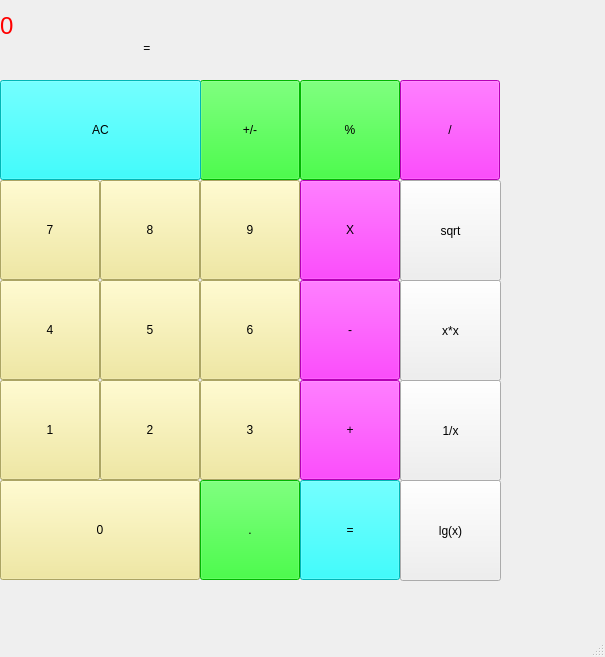
<?xml version="1.0" encoding="UTF-8"?>
<ui version="4.0">
 <class>MainWindow</class>
 <widget class="QMainWindow" name="MainWindow">
  <property name="geometry">
   <rect>
    <x>0</x>
    <y>0</y>
    <width>605</width>
    <height>657</height>
   </rect>
  </property>
  <property name="windowTitle">
   <string>MainWindow</string>
  </property>
  <widget class="QWidget" name="centralwidget">
   <widget class="QPushButton" name="pushButton_0">
    <property name="geometry">
     <rect>
      <x>0</x>
      <y>480</y>
      <width>200</width>
      <height>100</height>
     </rect>
    </property>
    <property name="styleSheet">
     <string notr="true">background:#F0E68C;</string>
    </property>
    <property name="text">
     <string>0</string>
    </property>
   </widget>
   <widget class="QPushButton" name="pushButton_1">
    <property name="geometry">
     <rect>
      <x>0</x>
      <y>380</y>
      <width>100</width>
      <height>100</height>
     </rect>
    </property>
    <property name="styleSheet">
     <string notr="true">background:#F0E68C;</string>
    </property>
    <property name="text">
     <string>1</string>
    </property>
   </widget>
   <widget class="QPushButton" name="pushButton_2">
    <property name="geometry">
     <rect>
      <x>100</x>
      <y>380</y>
      <width>100</width>
      <height>100</height>
     </rect>
    </property>
    <property name="styleSheet">
     <string notr="true">background:#F0E68C;</string>
    </property>
    <property name="text">
     <string>2</string>
    </property>
   </widget>
   <widget class="QPushButton" name="pushButton_3">
    <property name="geometry">
     <rect>
      <x>200</x>
      <y>380</y>
      <width>100</width>
      <height>100</height>
     </rect>
    </property>
    <property name="styleSheet">
     <string notr="true">background:#F0E68C;</string>
    </property>
    <property name="text">
     <string>3</string>
    </property>
   </widget>
   <widget class="QPushButton" name="pushButton_4">
    <property name="geometry">
     <rect>
      <x>0</x>
      <y>280</y>
      <width>100</width>
      <height>100</height>
     </rect>
    </property>
    <property name="styleSheet">
     <string notr="true">background:#F0E68C;</string>
    </property>
    <property name="text">
     <string>4</string>
    </property>
   </widget>
   <widget class="QPushButton" name="pushButton_5">
    <property name="geometry">
     <rect>
      <x>100</x>
      <y>280</y>
      <width>100</width>
      <height>100</height>
     </rect>
    </property>
    <property name="styleSheet">
     <string notr="true">background:#F0E68C;</string>
    </property>
    <property name="text">
     <string>5</string>
    </property>
   </widget>
   <widget class="QPushButton" name="pushButton_6">
    <property name="geometry">
     <rect>
      <x>200</x>
      <y>280</y>
      <width>100</width>
      <height>100</height>
     </rect>
    </property>
    <property name="styleSheet">
     <string notr="true">background:#F0E68C;</string>
    </property>
    <property name="text">
     <string>6</string>
    </property>
   </widget>
   <widget class="QPushButton" name="pushButton_7">
    <property name="geometry">
     <rect>
      <x>0</x>
      <y>180</y>
      <width>100</width>
      <height>100</height>
     </rect>
    </property>
    <property name="styleSheet">
     <string notr="true">background:#F0E68C;</string>
    </property>
    <property name="text">
     <string>7</string>
    </property>
   </widget>
   <widget class="QPushButton" name="pushButton_8">
    <property name="geometry">
     <rect>
      <x>100</x>
      <y>180</y>
      <width>100</width>
      <height>100</height>
     </rect>
    </property>
    <property name="styleSheet">
     <string notr="true">background:#F0E68C;</string>
    </property>
    <property name="text">
     <string>8</string>
    </property>
   </widget>
   <widget class="QPushButton" name="pushButton_9">
    <property name="geometry">
     <rect>
      <x>200</x>
      <y>180</y>
      <width>100</width>
      <height>100</height>
     </rect>
    </property>
    <property name="styleSheet">
     <string notr="true">background:#F0E68C;</string>
    </property>
    <property name="text">
     <string>9</string>
    </property>
   </widget>
   <widget class="QPushButton" name="pushButton_plus">
    <property name="geometry">
     <rect>
      <x>300</x>
      <y>380</y>
      <width>100</width>
      <height>100</height>
     </rect>
    </property>
    <property name="styleSheet">
     <string notr="true">background:#FF00FF;</string>
    </property>
    <property name="text">
     <string>+</string>
    </property>
   </widget>
   <widget class="QPushButton" name="pushButton_minus">
    <property name="geometry">
     <rect>
      <x>300</x>
      <y>280</y>
      <width>100</width>
      <height>100</height>
     </rect>
    </property>
    <property name="styleSheet">
     <string notr="true">background:#FF00FF;</string>
    </property>
    <property name="text">
     <string>-</string>
    </property>
   </widget>
   <widget class="QPushButton" name="pushButton_umnozhit">
    <property name="geometry">
     <rect>
      <x>300</x>
      <y>180</y>
      <width>100</width>
      <height>100</height>
     </rect>
    </property>
    <property name="styleSheet">
     <string notr="true">background:#FF00FF;</string>
    </property>
    <property name="text">
     <string>X</string>
    </property>
   </widget>
   <widget class="QPushButton" name="pushButton_ravno">
    <property name="geometry">
     <rect>
      <x>300</x>
      <y>480</y>
      <width>100</width>
      <height>100</height>
     </rect>
    </property>
    <property name="styleSheet">
     <string notr="true">background:#00FFFF;</string>
    </property>
    <property name="text">
     <string>=</string>
    </property>
   </widget>
   <widget class="QPushButton" name="pushButton_delit">
    <property name="geometry">
     <rect>
      <x>400</x>
      <y>80</y>
      <width>100</width>
      <height>100</height>
     </rect>
    </property>
    <property name="styleSheet">
     <string notr="true">background:#FF00FF;</string>
    </property>
    <property name="text">
     <string>/</string>
    </property>
   </widget>
   <widget class="QPushButton" name="pushButton_dot">
    <property name="geometry">
     <rect>
      <x>200</x>
      <y>480</y>
      <width>100</width>
      <height>100</height>
     </rect>
    </property>
    <property name="styleSheet">
     <string notr="true">background:#00FF00;</string>
    </property>
    <property name="text">
     <string>.</string>
    </property>
   </widget>
   <widget class="QPushButton" name="pushButton_procent">
    <property name="geometry">
     <rect>
      <x>300</x>
      <y>80</y>
      <width>100</width>
      <height>100</height>
     </rect>
    </property>
    <property name="styleSheet">
     <string notr="true">background:#00FF00;</string>
    </property>
    <property name="text">
     <string>%</string>
    </property>
   </widget>
   <widget class="QPushButton" name="pushButton_plusminus">
    <property name="geometry">
     <rect>
      <x>200</x>
      <y>80</y>
      <width>100</width>
      <height>100</height>
     </rect>
    </property>
    <property name="styleSheet">
     <string notr="true">background:#00FF00;</string>
    </property>
    <property name="text">
     <string>+/-</string>
    </property>
   </widget>
   <widget class="QPushButton" name="pushButton_AC">
    <property name="geometry">
     <rect>
      <x>0</x>
      <y>80</y>
      <width>201</width>
      <height>100</height>
     </rect>
    </property>
    <property name="styleSheet">
     <string notr="true">background:#00FFFF;</string>
    </property>
    <property name="text">
     <string>AC</string>
    </property>
   </widget>
   <widget class="QLabel" name="label">
    <property name="geometry">
     <rect>
      <x>0</x>
      <y>10</y>
      <width>400</width>
      <height>31</height>
     </rect>
    </property>
    <property name="font">
     <font>
      <pointsize>18</pointsize>
     </font>
    </property>
    <property name="layoutDirection">
     <enum>Qt::LeftToRight</enum>
    </property>
    <property name="styleSheet">
     <string notr="true">qprorerty-alignment: 'AlignVCenter | AlignRight';
color:red;
text-align:right;</string>
    </property>
    <property name="text">
     <string>0</string>
    </property>
   </widget>
   <widget class="QLabel" name="label_2">
    <property name="geometry">
     <rect>
      <x>230</x>
      <y>40</y>
      <width>171</width>
      <height>31</height>
     </rect>
    </property>
    <property name="mouseTracking">
     <bool>true</bool>
    </property>
    <property name="text">
     <string/>
    </property>
   </widget>
   <widget class="QLabel" name="label_3">
    <property name="geometry">
     <rect>
      <x>110</x>
      <y>40</y>
      <width>71</width>
      <height>16</height>
     </rect>
    </property>
    <property name="text">
     <string>          =</string>
    </property>
   </widget>
   <widget class="QPushButton" name="pushButton_sqrt">
    <property name="geometry">
     <rect>
      <x>400</x>
      <y>180</y>
      <width>101</width>
      <height>101</height>
     </rect>
    </property>
    <property name="text">
     <string>sqrt</string>
    </property>
   </widget>
   <widget class="QPushButton" name="pushButton_1delitx">
    <property name="geometry">
     <rect>
      <x>400</x>
      <y>380</y>
      <width>101</width>
      <height>101</height>
     </rect>
    </property>
    <property name="text">
     <string>1/x</string>
    </property>
   </widget>
   <widget class="QPushButton" name="pushButton_kdadrat">
    <property name="geometry">
     <rect>
      <x>400</x>
      <y>280</y>
      <width>101</width>
      <height>101</height>
     </rect>
    </property>
    <property name="text">
     <string>x*x</string>
    </property>
   </widget>
   <widget class="QPushButton" name="pushButton_log10">
    <property name="geometry">
     <rect>
      <x>400</x>
      <y>480</y>
      <width>101</width>
      <height>101</height>
     </rect>
    </property>
    <property name="text">
     <string>lg(x)</string>
    </property>
   </widget>
  </widget>
  <widget class="QMenuBar" name="menubar">
   <property name="geometry">
    <rect>
     <x>0</x>
     <y>0</y>
     <width>605</width>
     <height>22</height>
    </rect>
   </property>
  </widget>
  <widget class="QStatusBar" name="statusbar"/>
 </widget>
 <resources/>
 <connections/>
</ui>
